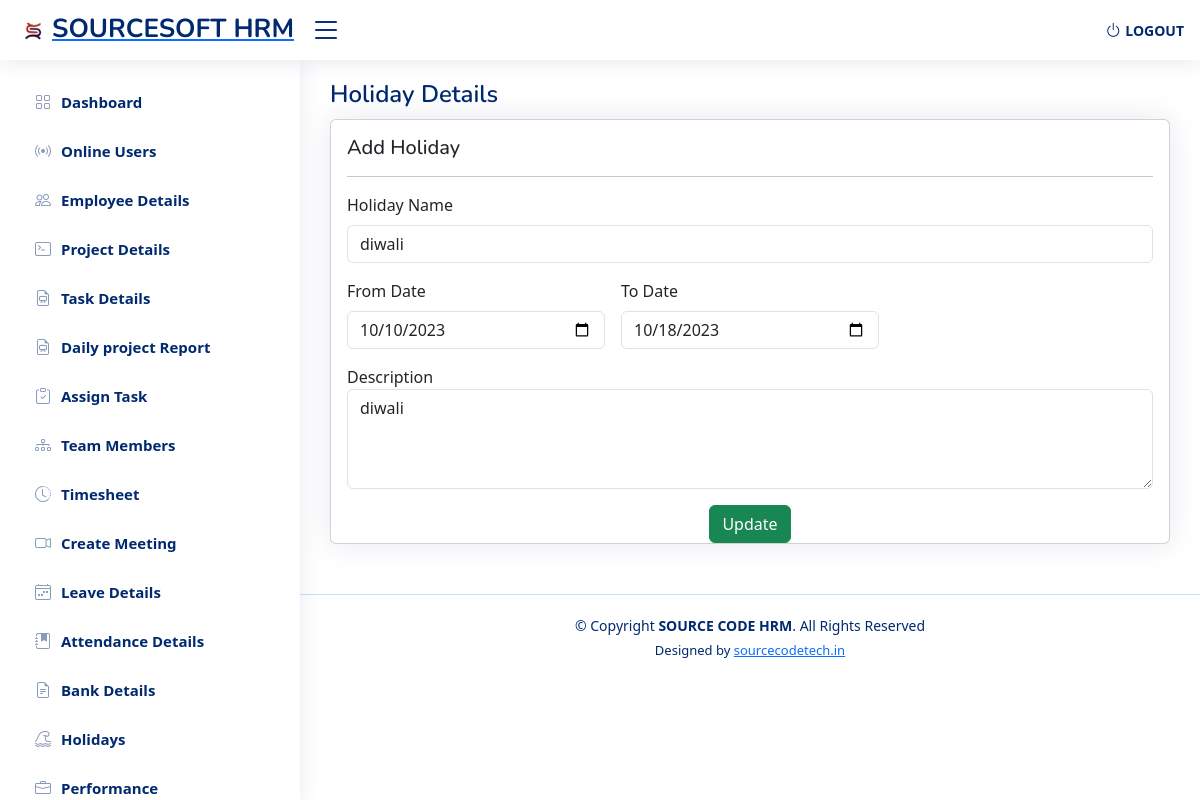
Page /sourcesoft/admin_dashboard/update_holiday.php?id=13 on the committed database.
### tables this page shows
CREATE TABLE `holiday` (
  `id` int(11) NOT NULL,
  `hdname` varchar(50) NOT NULL,
  `fromDate` varchar(20) NOT NULL,
  `toDate` varchar(20) NOT NULL,
  `numberOfDays` int(11) NOT NULL,
  `descr` varchar(50) NOT NULL
);

### sourcesoft/admin_dashboard/update_holiday.php (the view, shortened to what this page needs)
<!DOCTYPE html>
<html lang="en">
<head>
    <link href="https://cdn.jsdelivr.net/npm/bootstrap@5.3.2/dist/css/bootstrap.min.css" rel="stylesheet"
>
    <link rel="stylesheet" href="https://cdnjs.cloudflare.com/ajax/libs/font-awesome/4.7.0/css/font-awesome.min.css">
    <link href="assets/vendor/bootstrap/css/bootstrap.min.css" rel="stylesheet">
    <link href="assets/vendor/bootstrap-icons/bootstrap-icons.css" rel="stylesheet">
    <link href="assets/vendor/boxicons/css/boxicons.min.css" rel="stylesheet">
    <link href="assets/vendor/quill/quill.snow.css" rel="stylesheet">
    <link href="assets/vendor/quill/quill.bubble.css" rel="stylesheet">
    <link href="assets/vendor/remixicon/remixicon.css" rel="stylesheet">
    <link href="assets/vendor/simple-datatables/style.css" rel="stylesheet">
    <link href="assets/css/style.css" rel="stylesheet">
    <link rel="stylesheet" href="https://cdn.jsdelivr.net/npm/sweetalert2@11.0.18/dist/sweetalert2.min.css">
</head>
<body>
    <?php include "include/header.php"; ?>
    <?php include "include/sidebar.php"; ?>
    <main id="main" class="main">
        <div class="pagetitle">
            <h1>Holiday Details</h1>
        </div>
        <?php
        include("connection.php");
        $id = $_GET['id'];
        $query = "SELECT * FROM holiday where id='$id'";
        $data = mysqli_query($conn, $query);
        $result = mysqli_fetch_assoc($data);
        ?>
        <section class="section dashboard">
            <div class="row">
                <!DOCTYPE html>
                <html lang="en">
                <head>
                    <link href="https://cdn.jsdelivr.net/npm/bootstrap@5.3.0/dist/css/bootstrap.min.css"
                        rel="stylesheet">
                </head>
                <body>
                    <div class="container">
                        <div class="card">
                            <div class="card-body">
                                <h5 class="">Add Holiday</h5>
                                <hr>
                                <form class="row g-3" action="#" method="POST" onsubmit="return validateForm()">
                                    <div class="col-md-12">
                                        <label for="inputhdname" class="form-label">Holiday Name</label>
                                        <input type="text" name="hdname" class="form-control"
                                            placeholder="Enter Holiday Name" id="inputhdname" required
                                            autocomplete="off" value="<?php echo $result['hdname']; ?>">
                                    </div>
                                    <div class="col-md-4">
                                        <label for="inputFromDate" class="form-label">From Date</label>
                                        <input type="date" class="form-control" id="inputFromDate" name="fromDate"
                                            required value="<?php echo $result['fromDate']; ?>" min="<?php echo date('Y-m-d'); ?>">
                                    </div>
                                    <div class="col-md-4">
                                        <label for="inputToDate" class="form-label">To Date</label>
                                        <input type="date" class="form-control" id="inputToDate" name="toDate" required
                                            value="<?php echo $result['toDate']; ?>" min="<?php echo date('Y-m-d'); ?>">
                                    </div>
                                    <div class="col-md-12">
                                        <label for="floatingTextarea2">Description</label>
                                            <textarea class="form-control" placeholder="Enter holiday description"
                                                id="floatingTextarea2" style="height: 100px"
                                                name="descr"><?php echo $result['descr']; ?></textarea>
                                        </div>
                                    </div>
                                    <center>
                                        <div class="col-md-6">
                                            <button type="submit" class="btn btn-success" name="update"
                                                onclick="return validateForm()">Update</button><br>
                                        </div>
                                    </center>
                            </div>
                        </div>
                    </div>
                </body>
                </html>
    <?php include "include/footer.php"; ?>
</body>
</html>

### sourcesoft/admin_dashboard/assets/css/style.css (style rules this page uses)
:root { scroll-behavior: smooth; }
body { font-family: "Open Sans", sans-serif; background: #f6f9ff; color: #444444; }
h1, h2, h3, h4, h5, h6 { font-family: "Nunito", sans-serif; }
#main { margin-top: 60px; padding: 20px 30px; transition: all 0.3s; }
.pagetitle { margin-bottom: 10px; }
.pagetitle h1 { font-size: 24px; margin-bottom: 0; font-weight: 600; color: #012970; }
.card { margin-bottom: 30px; border: none; border-radius: 5px; box-shadow: 0px 0 30px rgba(1, 41, 112, 0.1); }
.card-body { padding: 0 20px 20px 20px; }
@media (min-width: 1200px) { #main, #footer { margin-left: 300px; } }

### rows in the picture
holiday: hdname "diwali", fromDate "10/10/2023", toDate "10/18/2023", descr "diwali"
